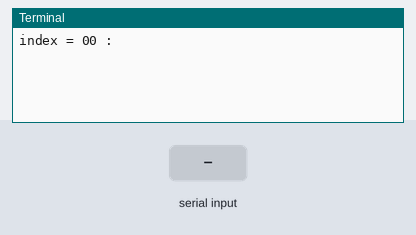
This program was run on a simulated Raspberry Pi (BCM pin numbers). On the bench: the last lines printed to the terminal. The inputs (shaded band) are chosen by the test bench. The camera gives no picture and a still takes 0.5 s; the interpreter's speed is modelled, so counts of loop turns are approximate.

Above: at 1.2 s.
1.3 s: "1" typed at the terminal, then Enter
At 1.7 s:
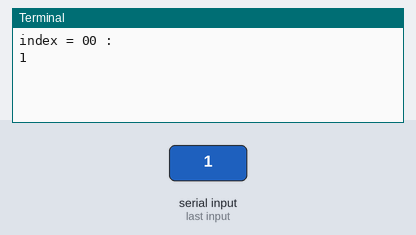
2.8 s: "0" typed at the terminal, then Enter
At 4.1 s:
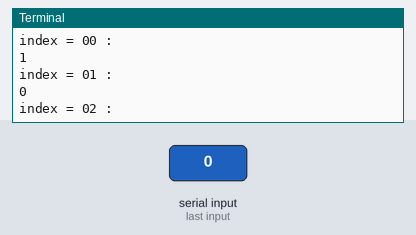
4.3 s: "2" typed at the terminal, then Enter
At 5.7 s:
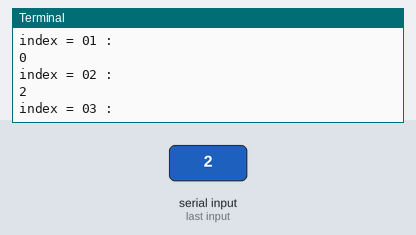
Timing chart, 0 to 7.3 s (numbered marks = the images above; inputs shaded):
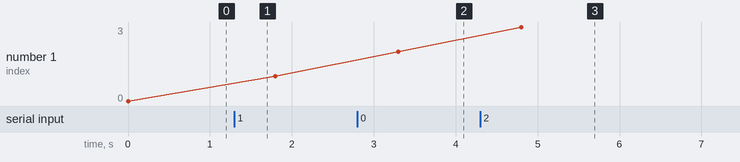

The program:

init.py
```python
from camera import Camera

def run():
    camera = Camera()
    path = 'dataset/'
    index = 0
    while True:
        input('index = '+str(index).zfill(2)+ ' : ')
        camera.captureSave(path + 'img'+str(0).zfill(2)+'.png')
        index += 1

if __name__ == "__main__":
    run()
```

camera.py
```python
from picamera import PiCamera
from io import BytesIO
from PIL import Image

class Camera:
    def __init__(self):
        self.camera = PiCamera()
        self.camera.start_preview()

    def captureSave(self, filename='capture.jpg'):
        self.camera.capture(filename)

    def capture(self):
        stream = BytesIO()
        self.camera.capture(stream, format='png')
        stream.seek(0)
        return Image.open(stream)
```

Measured:
- after the input at 1.3 s, the terminal: prints a new line at once (image 1)
- after the input at 2.8 s, the terminal: prints a new line at once (image 2)
- after the input at 4.3 s, the terminal: prints a new line at once (image 3)
- plotted number 1: 0 → 1 after the input at 1.3 s, 1 → 2 after the input at 2.8 s, 2 → 3 after the input at 4.3 s
